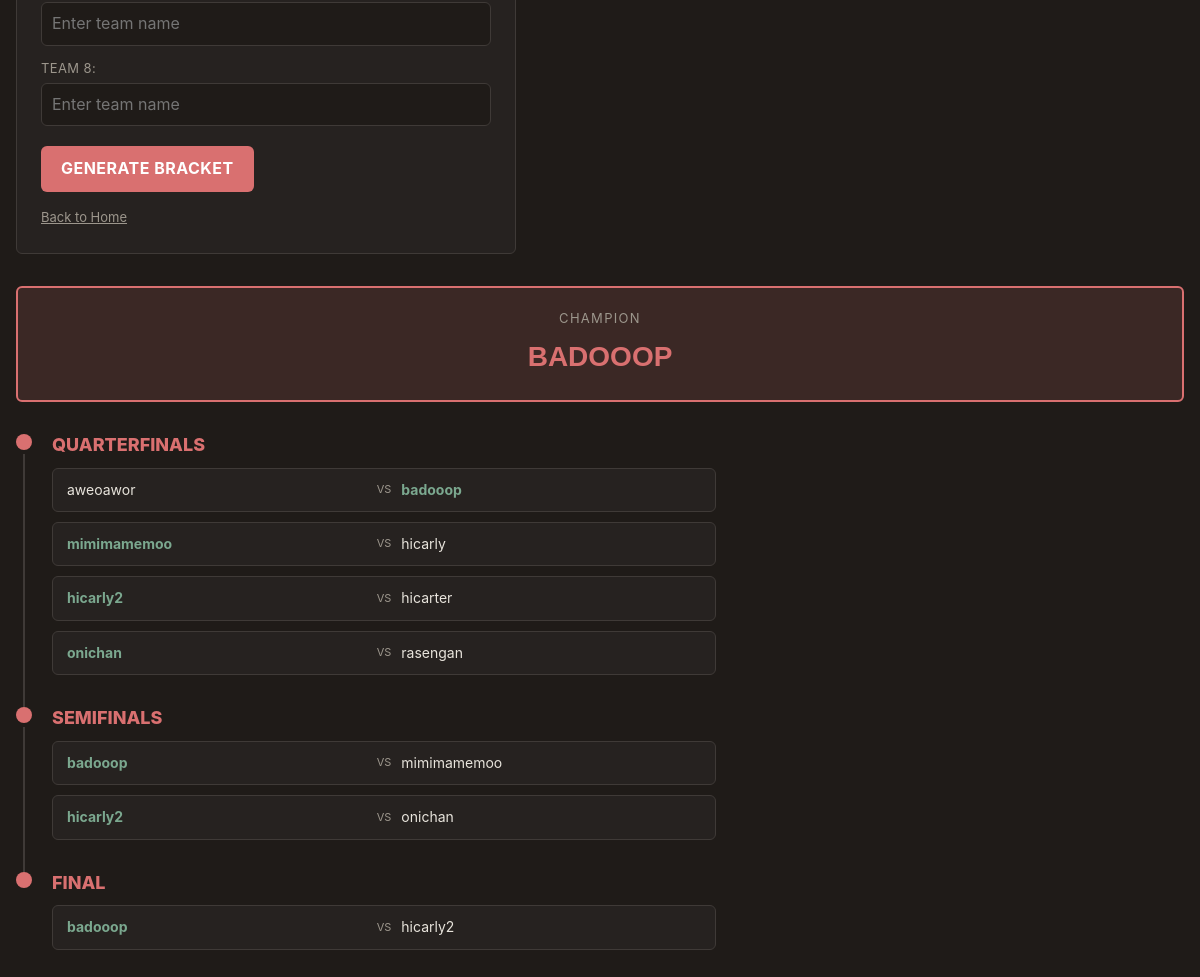
Before: /bracket (lower part) with the older database file.
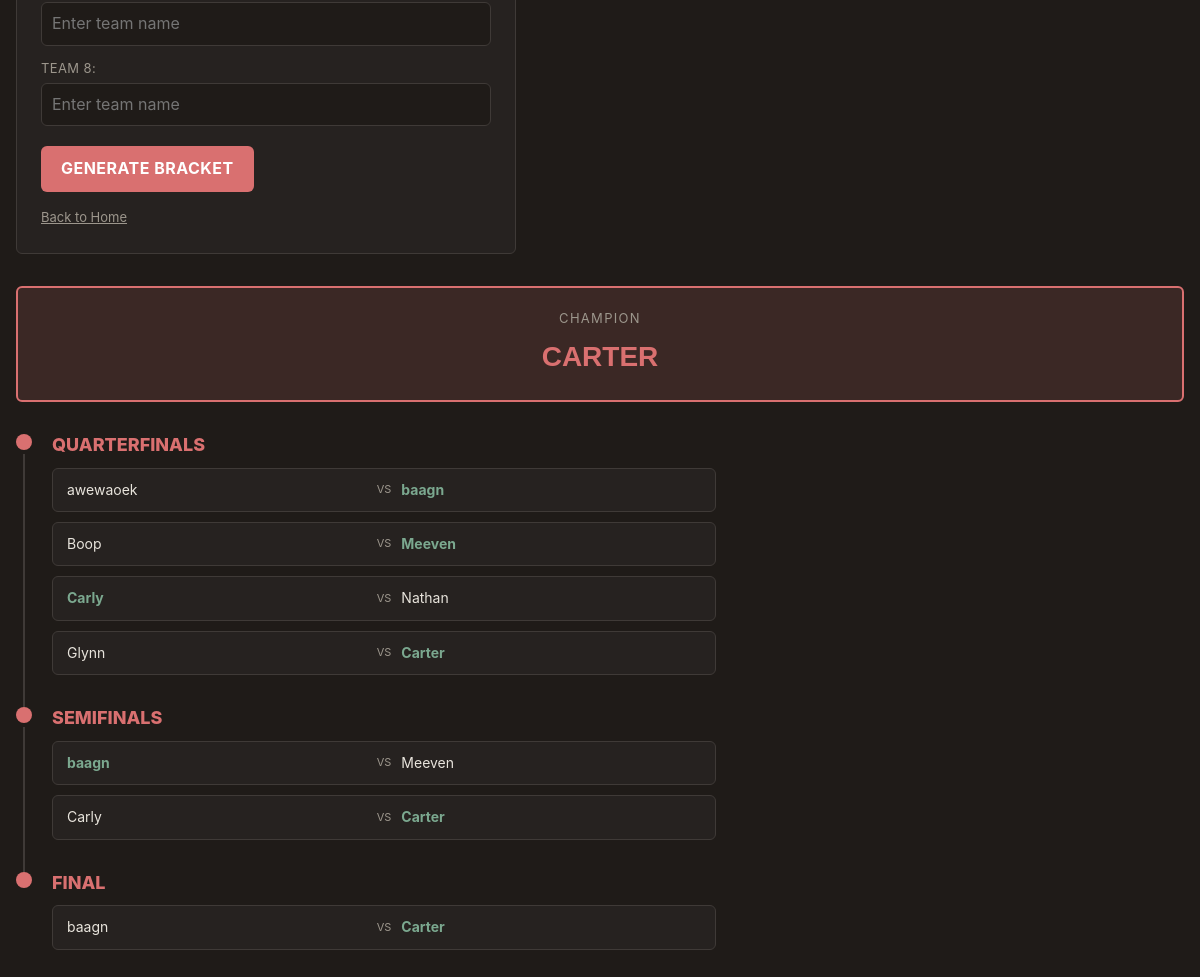
After: the same page with the newer database file.
### app.py (models this page shows)
class Bracket(db.Model):
    __tablename__ = 'teams'
    id = db.Column(db.Integer, primary_key=True)
    name = db.Column(db.String(100), nullable=False)
    seed = db.Column(db.Integer, nullable=False)

class Match(db.Model):
    __tablename__ = 'matches'
    id = db.Column(db.Integer, primary_key=True)
    round = db.Column(db.Integer, nullable=False)
    match_index = db.Column(db.Integer, nullable=False)
    team1_id = db.Column(db.Integer, db.ForeignKey('teams.id'), nullable=True)
    team2_id = db.Column(db.Integer, db.ForeignKey('teams.id'), nullable=True)
    winner_id = db.Column(db.Integer, db.ForeignKey('teams.id'), nullable=True)
    team1 = db.relationship('Bracket', foreign_keys=[team1_id])
    team2 = db.relationship('Bracket', foreign_keys=[team2_id])
    winner = db.relationship('Bracket', foreign_keys=[winner_id])

### app.py (the view)
@app.route("/bracket")
def bracket():
    teams = Bracket.query.all()
    matches = Match.query.order_by(Match.round, Match.match_index).all()
    num_teams = len(teams)
    total_rounds = int(math.log2(num_teams)) if num_teams >= 2 else 0
    rounds = []
    for r in range(1, total_rounds + 1):
        rounds.append({
            "number": r,
            "label": round_label(r, total_rounds, num_teams),
            "matches": [m for m in matches if m.round == r]
        })
    final_match = matches[-1] if matches and matches[-1].round == total_rounds else None
    return render_template(
        'bracket.html',
        teams=teams,
        rounds=rounds,
        num_teams=num_teams,
        allowed_sizes=ALLOWED_SIZES,
        final_match=final_match
    )

### app.py (called while the page is built)
def round_label(round_num, total_rounds, num_teams):
    if round_num == total_rounds:
        return "Final"
    if round_num == total_rounds - 1:
        return "Semifinals"
    if round_num == total_rounds - 2:
        return "Quarterfinals"
    participants = num_teams // (2 ** (round_num - 1))
    return f"Round of {participants}"

### templates/bracket.html (shortened to what this page needs)
{% extends 'base.html' %}
{% block content %}
<form action="/setup" method="POST" class="setup-form" id="setup-form">
    {% for i in range(1, 17) %}
    <div class="setup-field team-input" data-team-index="{{ i }}">
        <label for="team{{ i }}">Team {{ i }}:</label>
        <input type="text" id="team{{ i }}" name="team{{ i }}" placeholder="Enter team name">
    </div>
    {% endfor %}
    <button type="submit" class="setup-submit">Generate Bracket</button>
    <div class="back-link">
        <a href="{{ url_for('index') }}">Back to Home</a>
    </div>
</form>
{% if final_match and final_match.winner_id %}
<div class="champion-banner">
    <span class="champion-label">Champion</span>
    <span class="champion-name">{{ final_match.winner.name }}</span>
</div>
{% endif %}
{% if rounds %}
<div class="bracket-timeline">
{% for round in rounds %}
<div class="timeline-round">
    <div class="timeline-marker">
        <span class="timeline-dot"></span>
        {% if not loop.last %}<span class="timeline-line"></span>{% endif %}
    </div>
    <div class="timeline-content">
        <h3>{{ round.label }}</h3>
        <div class="timeline-matches">
        {% for match in round.matches %}
        <div class="timeline-match">
            {% if match.team1_id %}
                {% if match.winner_id %}
                    <span class="timeline-team {% if match.winner_id == match.team1_id %}winner{% endif %}">{{ match.team1.name }}</span>
                {% else %}
                    <form action="{{ url_for('declare_winner', match_id=match.id, winner_id=match.team1_id) }}" method="POST" class="timeline-team-form">
                        <button type="submit" class="timeline-team timeline-team-button">{{ match.team1.name }}</button>
                    </form>
                {% endif %}
            {% else %}
                <span class="timeline-team timeline-team-tbd">TBD</span>
            {% endif %}
            <span class="timeline-vs">vs</span>
            {% if match.team2_id %}
                {% if match.winner_id %}
                    <span class="timeline-team {% if match.winner_id == match.team2_id %}winner{% endif %}">{{ match.team2.name }}</span>
                {% else %}
                    <form action="{{ url_for('declare_winner', match_id=match.id, winner_id=match.team2_id) }}" method="POST" class="timeline-team-form">
                        <button type="submit" class="timeline-team timeline-team-button">{{ match.team2.name }}</button>
                    </form>
                {% endif %}
            {% else %}
                <span class="timeline-team timeline-team-tbd">TBD</span>
            {% endif %}
        </div>
        {% endfor %}
        </div>
    </div>
</div>
{% endfor %}
</div>
{% endif %}
{% endblock %}

### templates/base.html (shortened to what this page needs)
<!DOCTYPE html>
<html lang="en">
<head>
    <link href="https://cdn.jsdelivr.net/npm/bootstrap@5.3.8/dist/css/bootstrap.min.css" rel="stylesheet">
    <link rel="stylesheet" href="https://cdnjs.cloudflare.com/ajax/libs/font-awesome/6.4.0/css/all.min.css">
    <link rel="stylesheet" href="{{ url_for('static', filename='style.css') }}">
</head>
<body>
    <div class="container">
    {% block content %}
    {% endblock %}
    </div>
</body>
</html>

### static/style.css (style rules this page uses)
* { margin: 0; padding: 0; box-sizing: border-box; }
:root { --bg: #1F1B18; --surface: #262220; --card: #262220; --border: #3f3a37; --accent: #D97070; --accent-dim: rgba(217, 112, 112, 0.15); --text: #E8E4DC; --muted: #9C968C; --red: #D97070; --green: #7BA88F; --light-dark: white; --radius: 6px; --font-head: 'Trebuchet MS', sans-serif; --font-navbar: 'Barlow Condensed', sans-serif; --font-body: 'Inter', sans-serif; --font-family: 'Segoe UI', -apple-system, sans-serif; }
html { background-color: var(--bg); min-height: 100%; }
body { background-color: var(--bg); color: var(--text); font-family: var(--font-body); transition: background-color 0.3s ease, border-color 0.3s ease; line-height: 1.6; }
.container { max-width: 1500px; margin: 0 auto; padding: 1.0rem 1.0rem; }
h3 { font-size: 18px; font-weight: 800; text-transform: uppercase; color: var(--accent); margin-bottom: 8px; }
.setup-form { background-color: var(--card); border: 1px solid var(--border); border-radius: var(--radius); padding: 1.5rem; margin-bottom: 2rem; max-width: 500px; }
.setup-field { margin-bottom: 12px; }
.setup-field label { display: block; color: var(--muted); font-size: 13px; text-transform: uppercase; letter-spacing: 0.03em; margin-bottom: 4px; }
.setup-field input { width: 100%; padding: 8px 10px; background-color: var(--bg); border: 1px solid var(--border); border-radius: var(--radius); color: var(--text); font-family: var(--font-body); }
.setup-submit { background-color: var(--accent); color: white; border: none; padding: 10px 20px; border-radius: var(--radius); font-weight: 700; text-transform: uppercase; letter-spacing: 0.03em; cursor: pointer; margin-top: 8px; }
.back-link { margin-top: 12px; }
.back-link a { color: var(--muted); font-size: 13px; text-decoration: underline; }
.champion-banner { background-color: var(--accent-dim); border: 2px solid var(--accent); border-radius: var(--radius); padding: 20px; text-align: center; margin-bottom: 2rem; }
.champion-label { display: block; color: var(--muted); font-size: 13px; text-transform: uppercase; letter-spacing: 0.1em; margin-bottom: 6px; }
.champion-name { display: block; color: var(--accent); font-family: var(--font-head); font-size: 28px; font-weight: 800; text-transform: uppercase; }
.bracket-timeline { max-width: 700px; }
.timeline-round { display: flex; gap: 20px; }
.timeline-marker { display: flex; flex-direction: column; align-items: center; flex: 0 0 auto; }
.timeline-dot { width: 16px; height: 16px; border-radius: 50%; background-color: var(--accent); flex-shrink: 0; }
.timeline-line { width: 2px; flex: 1; background-color: var(--border); margin-top: 4px; }
.timeline-content { flex: 1; padding-bottom: 32px; }
.timeline-content h3 { margin-bottom: 12px; }
.timeline-matches { display: flex; flex-direction: column; gap: 10px; }
.timeline-match { display: flex; align-items: center; gap: 10px; background-color: var(--card); border: 1px solid var(--border); border-radius: var(--radius); padding: 10px 14px; }
.timeline-team { color: var(--text); font-size: 14px; flex: 1; }
.timeline-vs { color: var(--muted); font-size: 11px; text-transform: uppercase; flex: 0 0 auto; }
.timeline-team.winner { color: var(--green); font-weight: 700; }

Changed rows visible on the page:
no longer on this page (row edited): Bracket: winner.name "BADOOOP"
now on this page (row edited): Bracket: winner.name "CARTER"
changed through a linked row, Match: team1.name "aweoawor" → "awewaoek"; team2.name "badooop" → "baagn"
changed Match: winner_id 3 → 4 (drawn); team1.name "mimimamemoo" → "Boop"; team2.name "hicarly" → "Meeven"
changed through a linked row, Match: team1.name "hicarly2" → "Carly"; team2.name "hicarter" → "Nathan"
changed Match: winner_id 7 → 8 (drawn); team1.name "onichan" → "Glynn"; team2.name "rasengan" → "Carter"
changed Match (number 5 of 7 on the later page): team1.name "badooop" → "baagn"; team2.name "mimimamemoo" → "Meeven"
changed Match (number 6 of 7 on the later page): winner_id 5 → 8 (drawn); team1.name "hicarly2" → "Carly"; team2.name "onichan" → "Carter"
changed Match (number 7 of 7 on the later page): winner_id 2 → 8 (drawn); team1.name "badooop" → "baagn"; team2.name "hicarly2" → "Carter"
